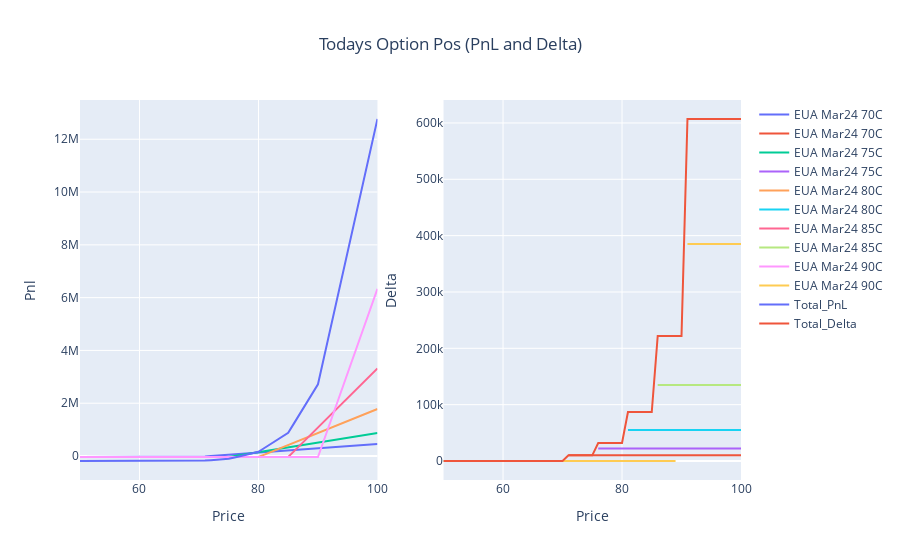

Notebook code cell kept with this figure:
### Markdown cell above
## Mid March

### Code cell
pnl_delta_plot(march_expiry)
